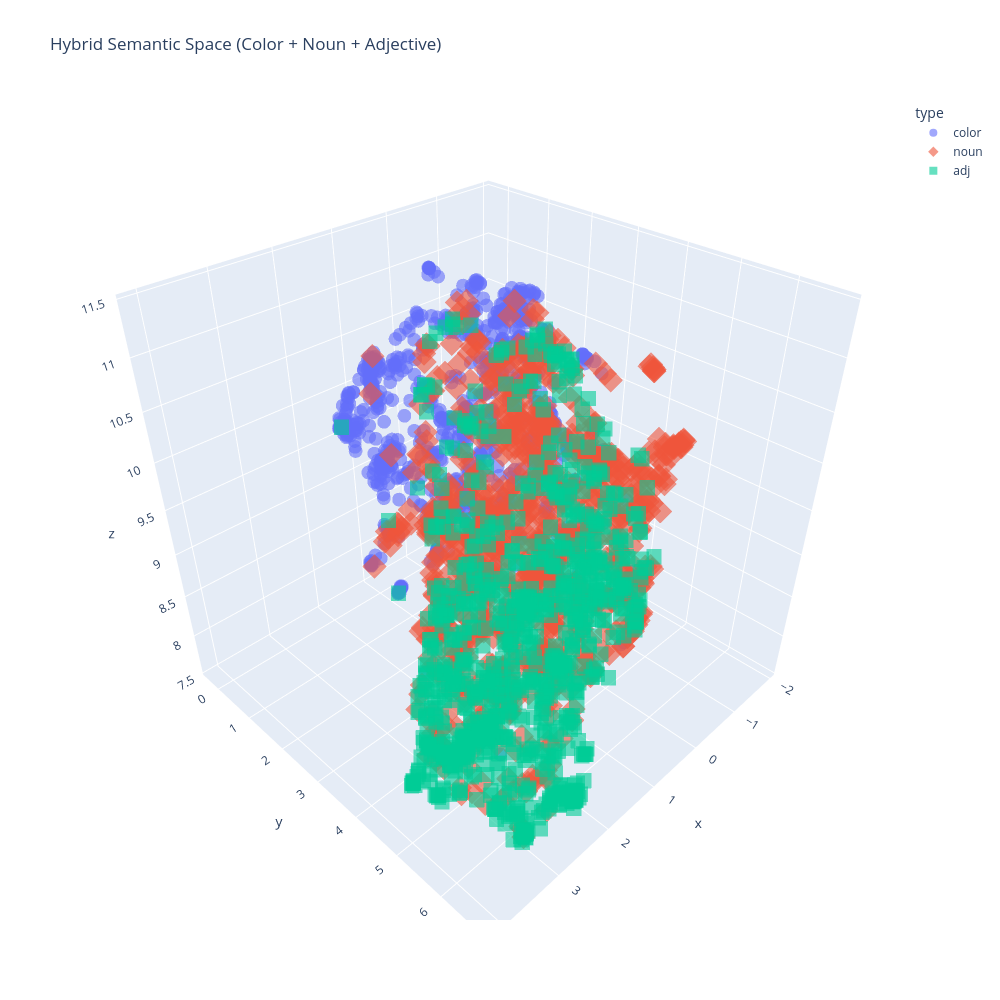

The code cell stored with this chart in its notebook:
### Code cell
from sklearn.decomposition import PCA
import plotly.express as px

# 降維
if linear:
    pca = PCA(n_components=3)
    coords = pca.fit_transform(mixed_embeddings)
else:
    reducer = umap.UMAP(n_components=3, n_neighbors=15, min_dist=0.1, random_state=42)
    coords = reducer.fit_transform(mixed_embeddings)

df_final = pd.DataFrame(coords, columns=['x', 'y', 'z'])
df_final['name'] = mixed_names
df_final['type'] = mixed_types

# 繪圖
fig = px.scatter_3d(
    df_final, x='x', y='y', z='z', 
    color='type', 
    hover_name='name',
    symbol='type', # 不同類型使用不同形狀（圓點、方塊、菱形）
    opacity=0.6,
    title="Hybrid Semantic Space (Color + Noun + Adjective)"
)
fig.update_layout(width=1000, height=1000, scene=dict(aspectmode='cube'))
fig.show()

### Figure 1 — Plotly figure (JSON) as saved in the notebook; plotly's stock layout.template omitted (floating-point values rounded to 4 significant figures; data arrays with more than 128 entries replaced by an {"elided": "..."} marker saying what was removed)
{"data": [{"hovertemplate": "<b>%{hovertext}</b><br><br>type=color<br>x=%{x}<br>y=%{y}<br>z=%{z}<extra></extra>", "hovertext": {"elided": "949 str values"}, "legendgroup": "color", "marker": {"color": "#636efa", "opacity": 0.6, "symbol": "circle"}, "mode": "markers", "name": "color", "scene": "scene", "showlegend": true, "type": "scatter3d", "x": {"elided": "949 float values"}, "y": {"elided": "949 float values"}, "z": {"elided": "949 float values"}}, {"hovertemplate": "<b>%{hovertext}</b><br><br>type=noun<br>x=%{x}<br>y=%{y}<br>z=%{z}<extra></extra>", "hovertext": {"elided": "949 str values"}, "legendgroup": "noun", "marker": {"color": "#EF553B", "opacity": 0.6, "symbol": "diamond"}, "mode": "markers", "name": "noun", "scene": "scene", "showlegend": true, "type": "scatter3d", "x": {"elided": "949 float values"}, "y": {"elided": "949 float values"}, "z": {"elided": "949 float values"}}, {"hovertemplate": "<b>%{hovertext}</b><br><br>type=adj<br>x=%{x}<br>y=%{y}<br>z=%{z}<extra></extra>", "hovertext": {"elided": "949 str values"}, "legendgroup": "adj", "marker": {"color": "#00cc96", "opacity": 0.6, "symbol": "square"}, "mode": "markers", "name": "adj", "scene": "scene", "showlegend": true, "type": "scatter3d", "x": {"elided": "949 float values"}, "y": {"elided": "949 float values"}, "z": {"elided": "949 float values"}}], "layout": {"height": 1000, "legend": {"title": {"text": "type"}, "tracegroupgap": 0}, "scene": {"aspectmode": "cube", "domain": {"x": [0, 1], "y": [0, 1]}, "xaxis": {"title": {"text": "x"}}, "yaxis": {"title": {"text": "y"}}, "zaxis": {"title": {"text": "z"}}}, "title": {"text": "Hybrid Semantic Space (Color + Noun + Adjective)"}, "width": 1000}}
